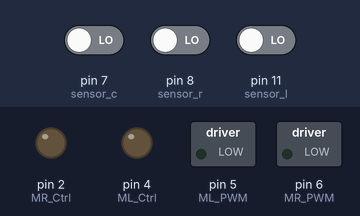
Simulated run of this sketch. Board: Arduino Uno, built with avr-gcc and run on an emulated ATmega328P. On the bench: switched loads named in the sketch (green lamp = pin HIGH), output pins drawn as LEDs (lit = HIGH). The test bench sets the inputs (shaded band); at power-on: pin 7 (sensor_c) LOW, pin 8 (sensor_r) LOW, pin 11 (sensor_l) LOW.

Above: at 1.2 s.
1.3 s: pin 7 (sensor_c) driven HIGH
At 2.1 s:
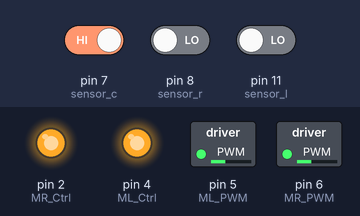
2.8 s: pin 7 (sensor_c) driven LOW
At 3.3 s:
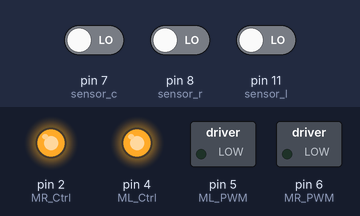
4.3 s: pin 8 (sensor_r) driven HIGH
At 5.5 s:
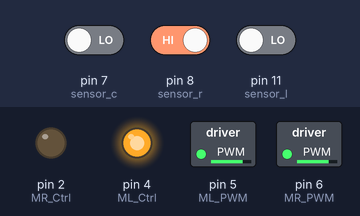
5.8 s: pin 11 (sensor_l) driven HIGH
At 6.7 s:
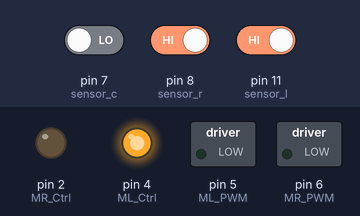
7.3 s: pin 8 (sensor_r) driven LOW
At 7.9 s:
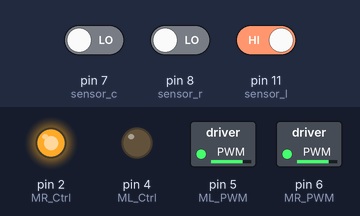
8.8 s: pin 11 (sensor_l) driven LOW
At 10.2 s:
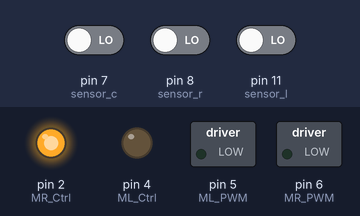
Timing chart, 0 to 11.3 s (numbered marks = the images above; inputs shaded):
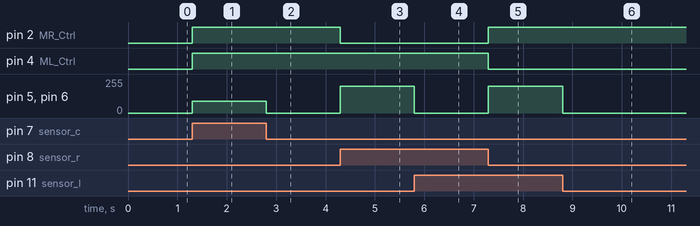

The sketch:

Project_10_Line_Tracking_Robot.ino
```cpp
 /*
keyestudio 4wd BT Car V2.0
lesson 10
Line Tracking Robot
http://www.keyestudio.com
*/
#define ML_Ctrl 4     //define direction control pin of B motor
#define ML_PWM 5   //define PWM control pin of B motor
#define MR_Ctrl 2    //define direction control pin of A motor
#define MR_PWM 6   //define PWM control pin of A motor
const int sensor_l = 11;//define the pin of left line tracking sensor
const int sensor_c = 7;//define the pin of middle line tracking sensor
const int sensor_r = 8;//define the pin of right line tracking sensor
int l_val,c_val,r_val;//define these variables
void setup() {
  Serial.begin(9600);//start serial monitor and set baud rate to 9600
  pinMode(ML_Ctrl, OUTPUT);//set direction control pin of B motor
  pinMode(ML_PWM, OUTPUT);//set PWM control pin of B motor to OUTPUT
  pinMode(MR_Ctrl, OUTPUT);//set direction control pin of A motor to OUTPUT
  pinMode(MR_PWM, OUTPUT);//set PWM control pin of A motor to OUTPUT
  pinMode(sensor_l,INPUT);//set the pins of left line tracking sensor to INPUT
  pinMode(sensor_c,INPUT);//set the pins of middle line tracking sensor to INPUT
  pinMode(sensor_r,INPUT);//set the pins of right line tracking sensor to INPUT
}
void loop()
{
  tracking();//run main program
}

void tracking()
{
  l_val = digitalRead(sensor_l);//read the value of left line tracking sensor
  c_val = digitalRead(sensor_c);//read the value of middle line tracking sensor
  r_val = digitalRead(sensor_r);//read the value of right line tracking sensor
  if(c_val == 1)//if the state of middle one is 1, which means detecting black line
  {
    front();//car goes forward
  }
  else
  {
    if((l_val == 1)&&(r_val == 0))//if only left line tracking sensor detects black trace
    {
      left();//car turns left
    }
else if((l_val == 0)&&(r_val == 1))//if only right line tracking sensor detects black trace
    {
      right();//car turns right
    }
    else// if left and right line tracking sensors detect black trace or they don’t read
    {
      Stop();//car stops
    }
  }
}
void front()//define the status of going forward
{
  digitalWrite(ML_Ctrl,HIGH);//set direction control pin of B motor to HIGH
  analogWrite(ML_PWM,90);//set PWM control speed of B motor to 70
  digitalWrite(MR_Ctrl,HIGH);//set direction control pin of A motor to HIGH
  analogWrite(MR_PWM,90);//set PWM control speed of A motor to 70
}
void back()//define the state of going back
{
  digitalWrite(ML_Ctrl,LOW);//set direction control pin of B motor to LOW
  analogWrite(ML_PWM,200);//set PWM control speed of B motor to 200
  digitalWrite(MR_Ctrl,LOW);//set direction control pin of A motor to LOW
  analogWrite(MR_PWM,200);//set PWM control speed of A motor to 200
}
void left()//car turns left
{
  digitalWrite(ML_Ctrl,LOW);//set direction control pin of B motor to LOW
  analogWrite(ML_PWM,200);//set PWM control speed of B motor to 200
  digitalWrite(MR_Ctrl,HIGH);//set direction control pin of A motor to HIGH level
  analogWrite(MR_PWM,200);//set PWM control speed of A motor to 200
}
void right()//define the right-turning state
{
  digitalWrite(ML_Ctrl,HIGH);//set direction control pin of B motor to HIGH level
  analogWrite(ML_PWM,200);//set PWM control speed of B motor to 200
  digitalWrite(MR_Ctrl,LOW);//set direction control pin of A motor to LOW
  analogWrite(MR_PWM,200);//set PWM control speed of A motor to 200
}
void Stop()//define the state of stop
{
  analogWrite(ML_PWM,0);//set PWM control speed of B motor to 0
  analogWrite(MR_PWM,0);//set PWM control speed of A motor to 0
}//*********************************************************
```

Measured:
- after the input at 1.3 s, pin 2 (MR_Ctrl), pin 4 (ML_Ctrl): LOW → HIGH at once; pin 5 (ML_PWM), pin 6 (MR_PWM): 0/255 → 90/255 at once
- after the input at 2.8 s, pin 5 (ML_PWM), pin 6 (MR_PWM): 90/255 → 0/255 at once
- after the input at 4.3 s, pin 2 (MR_Ctrl): HIGH → LOW at once; pin 5 (ML_PWM), pin 6 (MR_PWM): 0/255 → 200/255 at once
- after the input at 5.8 s, pin 5 (ML_PWM), pin 6 (MR_PWM): 200/255 → 0/255 at once
- after the input at 7.3 s, pin 2 (MR_Ctrl): LOW → HIGH at once; pin 4 (ML_Ctrl): HIGH → LOW at once; pin 5 (ML_PWM), pin 6 (MR_PWM): 0/255 → 200/255 at once
- after the input at 8.8 s, pin 5 (ML_PWM), pin 6 (MR_PWM): 200/255 → 0/255 at once
